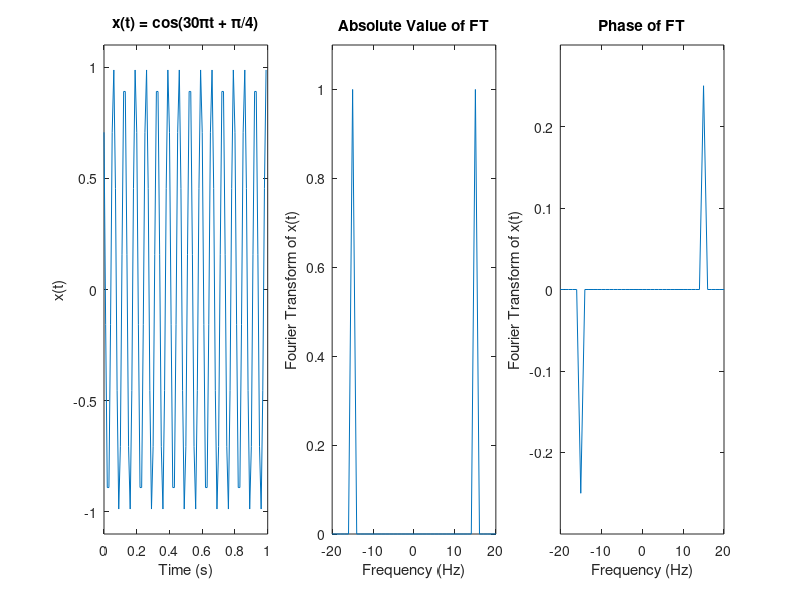

This figure's MATLAB source:
close all;
clc;
clearvars;

fs = 100;
ts = 1/fs;

t = 0:ts:1-ts;
x = cos((30*pi*t)+(pi/4));

figure('Position', [500 500 1200 400]);
rows = 1; cols = 3; cnt = 1;
subplot(rows, cols, cnt);
plot(t, x);
ylim([-1.1 1.1]);
xlabel('Time (s)');
ylabel('x(t)');
title('x(t) = cos(30\pit + \pi/4)');
cnt = cnt + 1;

ft_notscaled = fftshift(fft(x));
ft = ft_notscaled / max(abs(ft_notscaled));

f = -(fs/2):(fs/100):(fs/2)-(fs/100);
subplot(rows, cols, cnt);
plot(f, abs(ft));
xlim([-20 20]);
ylim([0 1.1]);
xlabel('Frequency (Hz)');
ylabel('Fourier Transform of x(t)');
title('Absolute Value of FT');
cnt = cnt + 1;

to1 = 1e-6;
ft_notscaled(abs(ft_notscaled)<to1) = 0;
theta = angle(ft_notscaled);
subplot(rows, cols, cnt);
plot(f,theta/pi);
xlim([-20 20]);
ylim([-0.3 0.3]);
xlabel('Frequency (Hz)');
ylabel('Fourier Transform of x(t)');
title('Phase of FT');
cnt = cnt + 1;